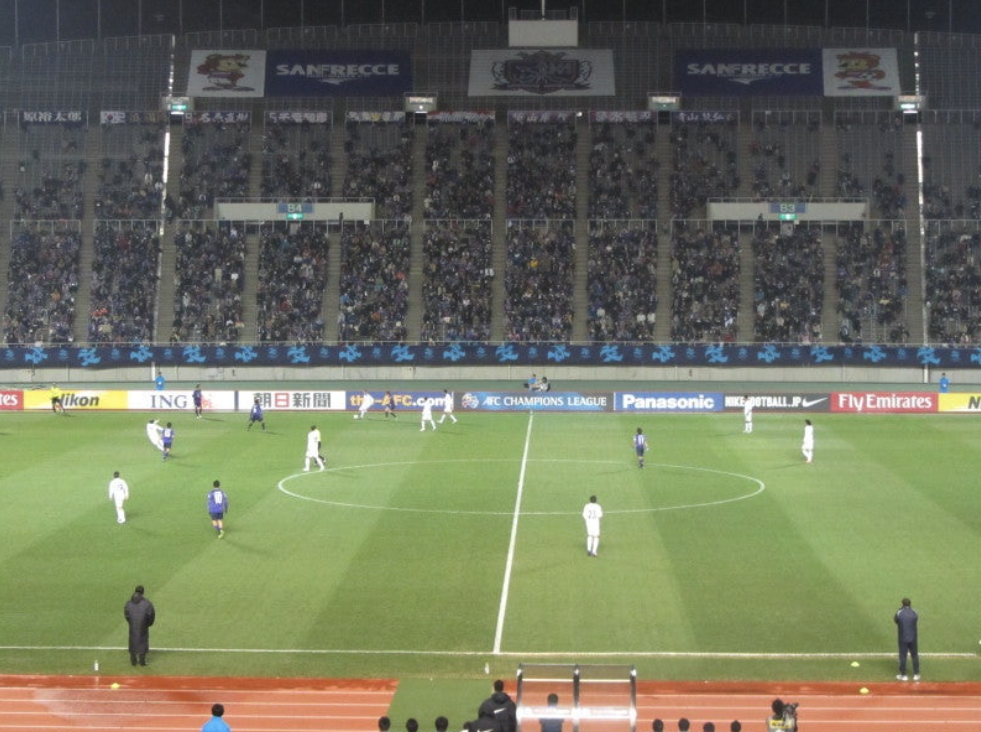
#> input picture sample1.png, 981 x 732 px
$ python detection_persons.py
#> lines starting #> are read from the running program, lines starting #| are printed output that depends on the picture
#> in detect_players_and_ball_refined, img is the input picture: shape (732, 981, 3); mean B, G, R 93.6, 116.5, 112.4
import cv2
import numpy as np
import matplotlib.pyplot as plt
import torch
from matplotlib.patches import Rectangle, Circle
import matplotlib.patches as patches

def detect_field_lines(img):
    """
    グラウンドの白線を検出して、フィールドの特徴点を見つける
    """
    # グレースケール変換
    gray = cv2.cvtColor(img, cv2.COLOR_BGR2GRAY)
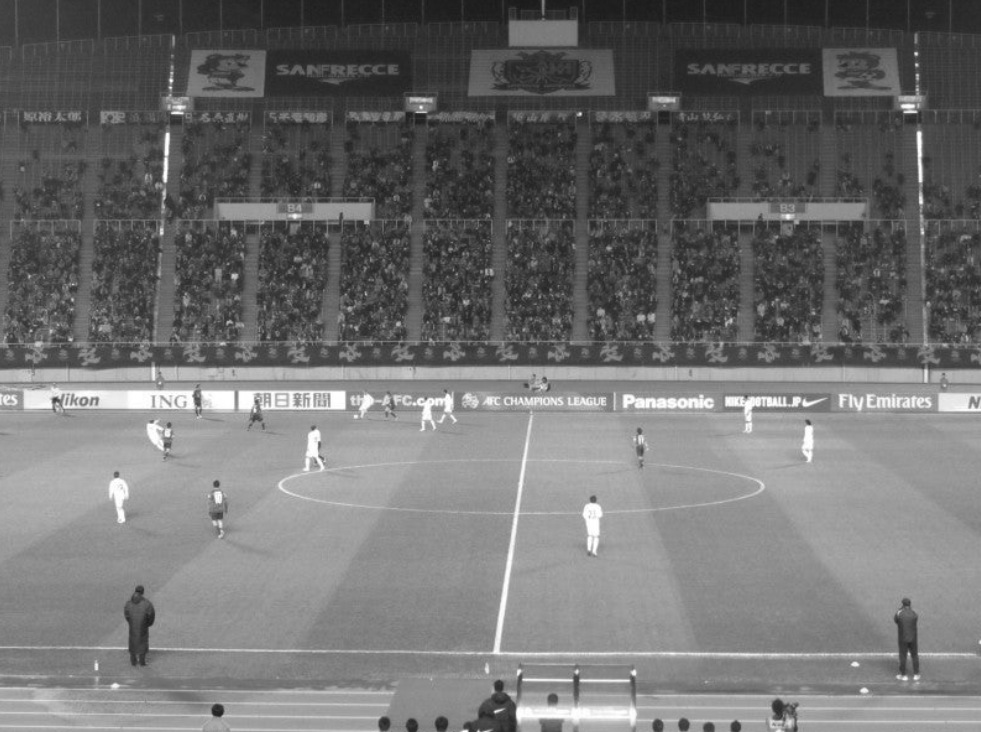
#> gray: shape (732, 981); min 25, max 255, mean 112.7

    # エッジ検出
    edges = cv2.Canny(gray, 50, 150, apertureSize=3)
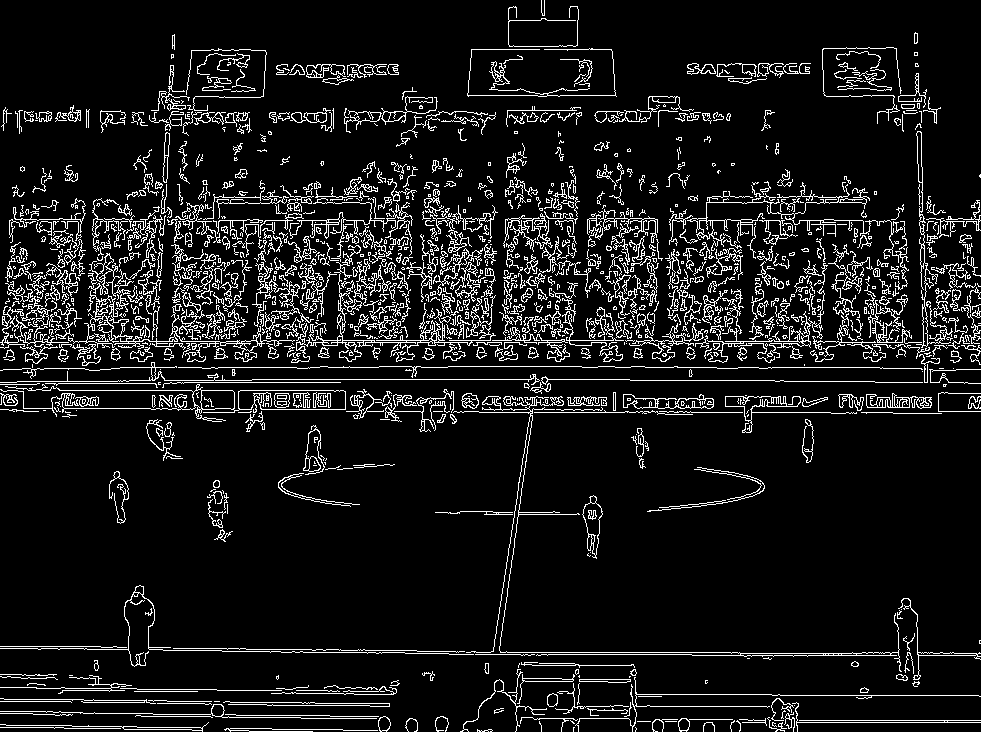
#> edges: shape (732, 981); 9.3% white in thin lines or dots

    # ハフ変換で直線検出
    lines = cv2.HoughLinesP(edges, 1, np.pi/180, 100, minLineLength=100, maxLineGap=10)
#> lines = 92 rows, first 6: [237, 340, 712, 340], [120, 367, 296, 367], [296, 342, 569, 342], [213, 220, 411, 220], [456, 652, 739, 652], [479, 412, 830, 412]

    # 水平線と垂直線を分類
    horizontal_lines = []
    vertical_lines = []

    if lines is not None:
        for line in lines:
            x1, y1, x2, y2 = line[0]
            angle = np.abs(np.arctan2(y2-y1, x2-x1) * 180 / np.pi)

            if angle < 10 or angle > 170:  # 水平線
                horizontal_lines.append(line[0])
            elif 80 < angle < 100:  # 垂直線
                vertical_lines.append(line[0])
#> this loop made 92 passes
#> (x1, y1, x2, y2, angle) on passes 1 to 12: (237, 340, 712, 340, 0), (120, 367, 296, 367, 0), (296, 342, 569, 342, 0), (213, 220, 411, 220, 0), (456, 652, 739, 652, 0), (479, 412, 830, 412, 0), (624, 343, 820, 343, 0), (252, 379, 629, 379, 0), (705, 341, 841, 341, 0), (24, 345, 156, 345, 0), (93, 221, 243, 221, 0), (523, 401, 630, 399, 1.07)
#> after the loop, horizontal_lines = 86 items, first 6: [237, 340, 712, 340], [120, 367, 296, 367], [296, 342, 569, 342], [213, 220, 411, 220], [456, 652, 739, 652], [479, 412, 830, 412]; vertical_lines = [[492, 654, 535, 378], [499, 649, 536, 381], [499, 650, 534, 404], [916, 126, 920, 229], [165, 199, 172, 71]]

    return horizontal_lines, vertical_lines, edges

def detect_players_and_ball_refined(image_path):
    """
    改良版：選手とボールを検出し、チームごとに正確に分類する
    """
    # 画像読み込み
    img = cv2.imread(image_path)
    img_rgb = cv2.cvtColor(img, cv2.COLOR_BGR2RGB)

    # フィールドライン検出
    h_lines, v_lines, edges = detect_field_lines(img)
#> h_lines has the same summary as horizontal_lines in detect_field_lines; v_lines has the same summary as vertical_lines in detect_field_lines

    # YOLOv5モデルのロード
    model = torch.hub.load('ultralytics/yolov5', 'yolov5s')

    # 検出実行
    results = model(img_rgb)
    detections = results.pandas().xyxy[0]

    # 人物とボールをフィルタリング
    persons = detections[detections['name'] == 'person']
    balls = detections[detections['name'] == 'sports ball']

    # より正確な色範囲（HSV色空間）
    # 赤チーム（より広い範囲）
    lower_red1 = np.array([0, 70, 70])
    upper_red1 = np.array([10, 255, 255])
    lower_red2 = np.array([170, 70, 70])
    upper_red2 = np.array([180, 255, 255])

    # 青/紫チーム
    lower_blue = np.array([100, 50, 50])
    upper_blue = np.array([130, 255, 255])

    # 黒（レフリー用）
    lower_black = np.array([0, 0, 0])
    upper_black = np.array([180, 255, 50])  # 低い明度

    # HSV変換
    hsv = cv2.cvtColor(img, cv2.COLOR_BGR2HSV)

    # 各選手の位置とチーム情報を格納
    red_team = []
    blue_team = []
    referee = None  # レフリーは1人
    all_detections = []

    # 人物の検出と分類
    referee_candidates = []  # レフリー候補を保存

    for idx, person in persons.iterrows():
        x1, y1, x2, y2 = int(person['xmin']), int(person['ymin']), int(person['xmax']), int(person['ymax'])
        confidence = person['confidence']

        # バウンディングボックス内の領域を抽出
        person_roi = hsv[y1:y2, x1:x2]

        # 各色のマスクを作成
        mask_red1 = cv2.inRange(person_roi, lower_red1, upper_red1)
        mask_red2 = cv2.inRange(person_roi, lower_red2, upper_red2)
        mask_red = cv2.bitwise_or(mask_red1, mask_red2)
        mask_blue = cv2.inRange(person_roi, lower_blue, upper_blue)
        mask_black = cv2.inRange(person_roi, lower_black, upper_black)

        # 各色のピクセル数をカウント
        red_pixels = cv2.countNonZero(mask_red)
        blue_pixels = cv2.countNonZero(mask_blue)
        black_pixels = cv2.countNonZero(mask_black)
        total_pixels = person_roi.shape[0] * person_roi.shape[1]

        # 各色の割合を計算
        red_ratio = red_pixels / total_pixels
        blue_ratio = blue_pixels / total_pixels
        black_ratio = black_pixels / total_pixels

        # 選手の中心位置
        center_x = (x1 + x2) // 2
        center_y = (y1 + y2) // 2

        # チーム分類（改良版）
        if black_ratio > 0.3:  # 黒が30%以上ならレフリー候補
            referee_candidates.append({
                'position': (center_x, center_y),
                'bbox': (x1, y1, x2, y2),
                'black_ratio': black_ratio,
                'confidence': confidence
            })
        elif red_ratio > blue_ratio and red_ratio > 0.1:  # 赤が優勢
            red_team.append((center_x, center_y))
            all_detections.append({
                'bbox': (x1, y1, x2, y2),
                'type': 'person',
                'team': 'red',
                'color': (255, 0, 0),
                'confidence': confidence
            })
        elif blue_ratio > red_ratio and blue_ratio > 0.1:  # 青が優勢
            blue_team.append((center_x, center_y))
            all_detections.append({
                'bbox': (x1, y1, x2, y2),
                'type': 'person',
                'team': 'blue',
                'color': (0, 0, 255),
                'confidence': confidence
            })
        else:  # どちらでもない場合は色の詳細を見て判断
            # より詳細な分析が必要な場合
            if red_pixels > blue_pixels:
                red_team.append((center_x, center_y))
                team = 'red'
                color = (255, 0, 0)
            else:
                blue_team.append((center_x, center_y))
                team = 'blue'
                color = (0, 0, 255)

            all_detections.append({
                'bbox': (x1, y1, x2, y2),
                'type': 'person',
                'team': team,
                'color': color,
                'confidence': confidence
            })

    # レフリーを1人選択（最も黒い割合が高い人物）
    if referee_candidates:
        best_referee = max(referee_candidates, key=lambda x: x['black_ratio'])
        referee = [best_referee['position']]
        all_detections.append({
            'bbox': best_referee['bbox'],
            'type': 'person',
            'team': 'referee',
            'color': (0, 0, 0),
            'confidence': best_referee['confidence']
        })

    # ボールの検出
    ball_positions = []
    for idx, ball in balls.iterrows():
        x1, y1, x2, y2 = int(ball['xmin']), int(ball['ymin']), int(ball['xmax']), int(ball['ymax'])
        confidence = ball['confidence']
        center_x = (x1 + x2) // 2
        center_y = (y1 + y2) // 2

        ball_positions.append((center_x, center_y))
        all_detections.append({
            'bbox': (x1, y1, x2, y2),
            'type': 'ball',
            'color': (255, 255, 255),
            'confidence': confidence
        })

    return red_team, blue_team, referee, ball_positions, img_rgb, all_detections, (h_lines, v_lines)

# [176 lines left out: functions draw_detections_with_lines, transform_to_2d_field_with_perspective, create_accurate_soccer_field, not called in this run]

def main(image_path):
    """
    メイン処理
    """
    print("精密な選手・ボール検出を開始...")

    # 1. 選手とボールを検出（改良版）
    red_team, blue_team, referee, ball_positions, img, detections, field_lines = detect_players_and_ball_refined(image_path)

    print(f"\n検出結果:")
    print(f"赤チーム: {len(red_team)}人")
    print(f"青チーム: {len(blue_team)}人")
    print(f"レフリー: {len(referee) if referee else 0}人")
    print(f"ボール: {len(ball_positions)}個")

    # 2. 検出結果とフィールドラインを描画
    print("\n検出結果を画像に描画中...")
    draw_detections_with_lines(img, detections, field_lines)

    # 3. より正確なフィールド座標に変換
    print("\nフィールド座標に変換中...")
    red_field = transform_to_2d_field_with_perspective(red_team, img.shape, field_lines)
    blue_field = transform_to_2d_field_with_perspective(blue_team, img.shape, field_lines)
    referee_field = transform_to_2d_field_with_perspective(referee, img.shape, field_lines) if referee else []
    ball_field = transform_to_2d_field_with_perspective(ball_positions, img.shape, field_lines)

    # 4. 精密な2Dフィールドに配置
    print("\n精密な2Dフィールドを生成中...")
    create_accurate_soccer_field(red_field, blue_field, referee_field, ball_field)

    print("\n処理完了！")
    print("生成された画像:")
    print("- detection_results_with_lines.png: フィールドライン付き検出結果")
    print("- soccer_field_accurate.png: 精密な2Dフィールド配置図")

# 使用例
if __name__ == "__main__":
    image_path = "sample1.png"  # 実際の画像パスに変更
    main(image_path)
#> (the call stopped at in detect_players_and_ball_refined, `model = torch.hub.load('ultralytics/yolov5', 'yolov5s')`: torch is not available in this run)

$ run again, with sample2.png copied over sample1.png
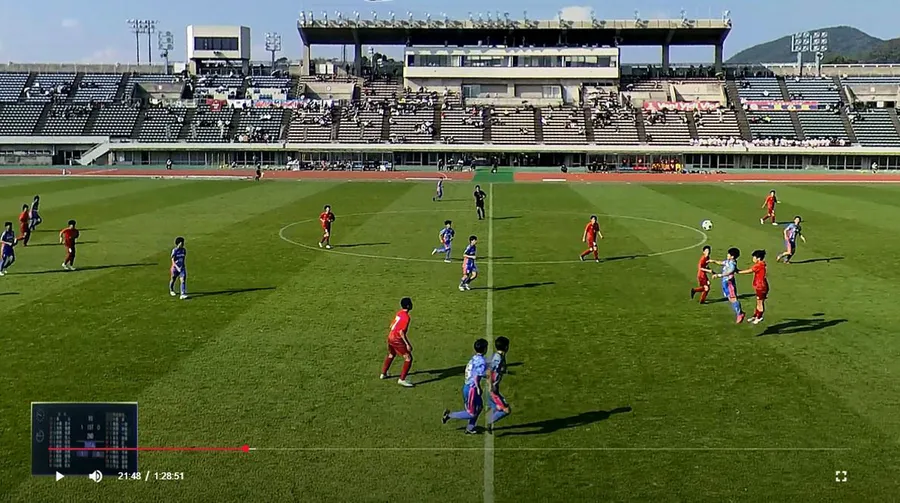
#> input picture sample2.png, 900 x 503 px
#> in detect_players_and_ball_refined, img is the input picture: shape (503, 900, 3); mean B, G, R 64.3, 104.2, 92.6
#> in detect_field_lines, `gray = cv2.cvtColor(img, cv2.COLOR_BGR2GRAY)`:
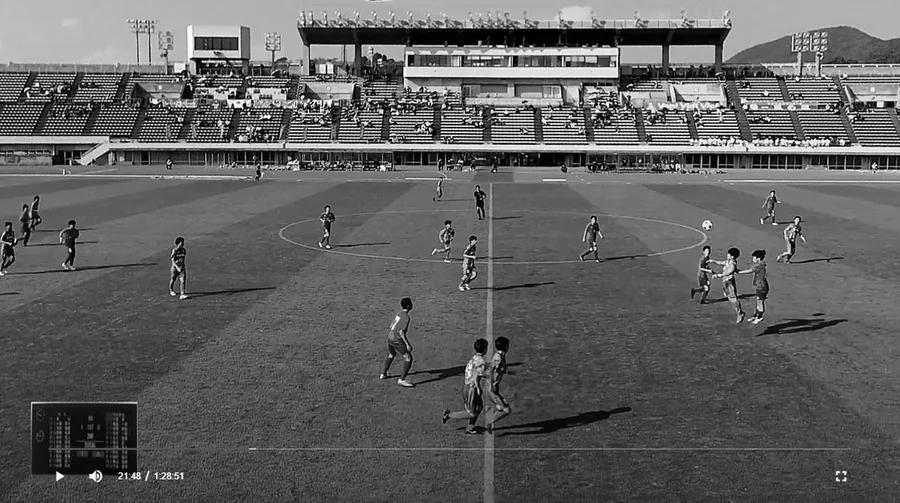
#> gray: shape (503, 900); min 0, max 255, mean 96.2
#> in detect_field_lines, `edges = cv2.Canny(gray, 50, 150, apertureSize=3)`:
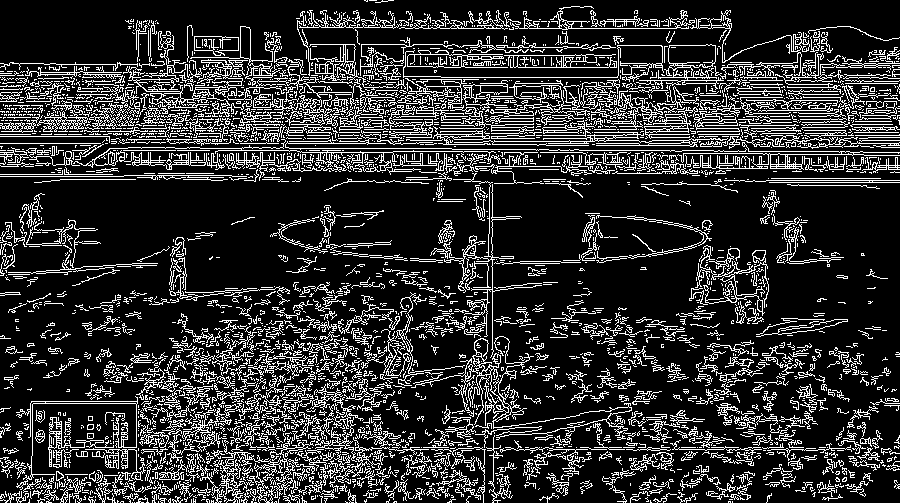
#> edges: shape (503, 900); 19% white in thin lines or dots
#> lines = 224 rows, first 6: [160, 143, 418, 143], [765, 67, 899, 67], [441, 77, 636, 77], [212, 103, 483, 108], [357, 125, 504, 125], [476, 449, 805, 449]
#> the loop in detect_field_lines, `for line in lines:` made 224 passes
#> (x1, y1, x2, y2, angle) on passes 1 to 3: (160, 143, 418, 143, 0), (765, 67, 899, 67, 0), (441, 77, 636, 77, 0)
#> after the loop in detect_field_lines, `for line in lines:`: horizontal_lines = 220 items, first 6: [160, 143, 418, 143], [765, 67, 899, 67], [441, 77, 636, 77], [212, 103, 483, 108], [357, 125, 504, 125], [476, 449, 805, 449]; vertical_lines = [[492, 358, 492, 182]]
#> h_lines has the same summary as horizontal_lines in detect_field_lines
